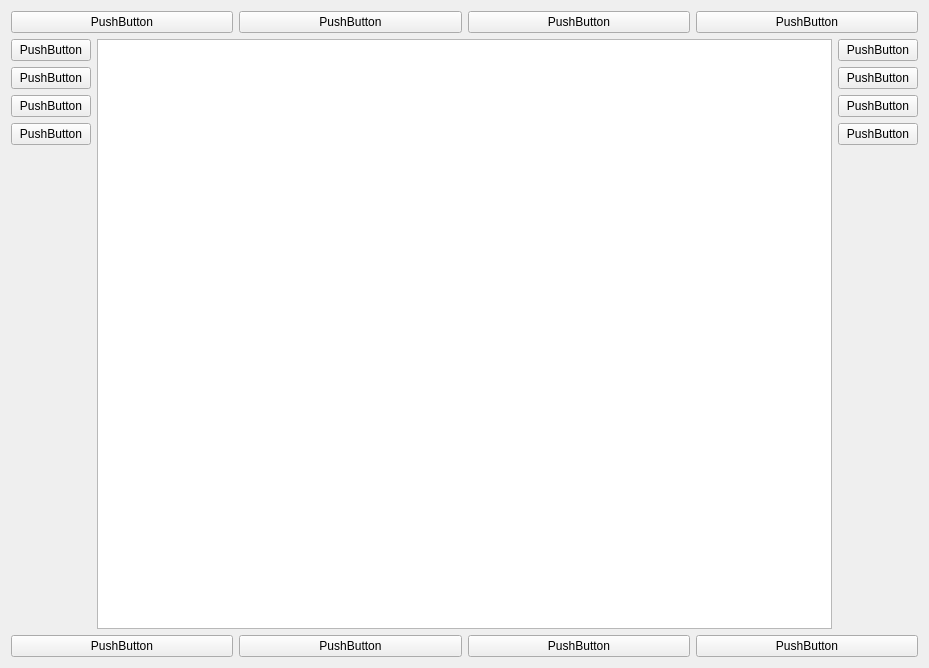
<?xml version="1.0" encoding="UTF-8"?>
<ui version="4.0">
 <class>Form</class>
 <widget class="QWidget" name="Form">
  <property name="geometry">
   <rect>
    <x>0</x>
    <y>0</y>
    <width>929</width>
    <height>668</height>
   </rect>
  </property>
  <property name="windowTitle">
   <string>Form</string>
  </property>
  <layout class="QVBoxLayout" name="verticalLayout_3">
   <item>
    <layout class="QHBoxLayout" name="horizontalLayout">
     <item>
      <widget class="QPushButton" name="press_me_button">
       <property name="text">
        <string>PushButton</string>
       </property>
      </widget>
     </item>
     <item>
      <widget class="QPushButton" name="pushButton_2">
       <property name="text">
        <string>PushButton</string>
       </property>
      </widget>
     </item>
     <item>
      <widget class="QPushButton" name="pushButton_3">
       <property name="text">
        <string>PushButton</string>
       </property>
      </widget>
     </item>
     <item>
      <widget class="QPushButton" name="pushButton_4">
       <property name="text">
        <string>PushButton</string>
       </property>
      </widget>
     </item>
    </layout>
   </item>
   <item>
    <layout class="QHBoxLayout" name="horizontalLayout_3">
     <item>
      <layout class="QVBoxLayout" name="verticalLayout">
       <item>
        <widget class="QPushButton" name="pushButton_5">
         <property name="text">
          <string>PushButton</string>
         </property>
        </widget>
       </item>
       <item>
        <widget class="QPushButton" name="pushButton_6">
         <property name="text">
          <string>PushButton</string>
         </property>
        </widget>
       </item>
       <item>
        <widget class="QPushButton" name="pushButton_7">
         <property name="text">
          <string>PushButton</string>
         </property>
        </widget>
       </item>
       <item>
        <widget class="QPushButton" name="pushButton_8">
         <property name="text">
          <string>PushButton</string>
         </property>
        </widget>
       </item>
       <item>
        <spacer name="verticalSpacer">
         <property name="orientation">
          <enum>Qt::Vertical</enum>
         </property>
         <property name="sizeHint" stdset="0">
          <size>
           <width>20</width>
           <height>40</height>
          </size>
         </property>
        </spacer>
       </item>
      </layout>
     </item>
     <item>
      <widget class="QTextEdit" name="textEdit"/>
     </item>
     <item>
      <layout class="QVBoxLayout" name="verticalLayout_2">
       <item>
        <widget class="QPushButton" name="pushButton_9">
         <property name="text">
          <string>PushButton</string>
         </property>
        </widget>
       </item>
       <item>
        <widget class="QPushButton" name="pushButton_10">
         <property name="text">
          <string>PushButton</string>
         </property>
        </widget>
       </item>
       <item>
        <widget class="QPushButton" name="pushButton_11">
         <property name="text">
          <string>PushButton</string>
         </property>
        </widget>
       </item>
       <item>
        <widget class="QPushButton" name="pushButton_12">
         <property name="text">
          <string>PushButton</string>
         </property>
        </widget>
       </item>
       <item>
        <spacer name="verticalSpacer_2">
         <property name="orientation">
          <enum>Qt::Vertical</enum>
         </property>
         <property name="sizeHint" stdset="0">
          <size>
           <width>20</width>
           <height>40</height>
          </size>
         </property>
        </spacer>
       </item>
      </layout>
     </item>
    </layout>
   </item>
   <item>
    <layout class="QHBoxLayout" name="horizontalLayout_2">
     <item>
      <widget class="QPushButton" name="pushButton_13">
       <property name="text">
        <string>PushButton</string>
       </property>
      </widget>
     </item>
     <item>
      <widget class="QPushButton" name="pushButton_14">
       <property name="text">
        <string>PushButton</string>
       </property>
      </widget>
     </item>
     <item>
      <widget class="QPushButton" name="pushButton_15">
       <property name="text">
        <string>PushButton</string>
       </property>
      </widget>
     </item>
     <item>
      <widget class="QPushButton" name="pushButton_16">
       <property name="text">
        <string>PushButton</string>
       </property>
      </widget>
     </item>
    </layout>
   </item>
  </layout>
 </widget>
 <resources/>
 <connections/>
</ui>
